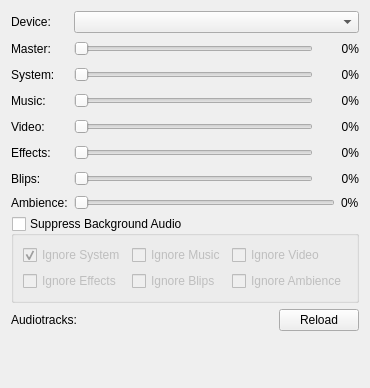
       <widget class="QWidget" name="tab_3">
        <attribute name="title">
         <string>Audio</string>
        </attribute>
        <layout class="QFormLayout" name="formLayout_8">
         <item row="0" column="0" colspan="2">
          <layout class="QFormLayout" name="formLayout_2">
           <item row="0" column="0">
            <widget class="QLabel" name="device_label">
             <property name="text">
              <string>Device:</string>
             </property>
            </widget>
           </item>
           <item row="0" column="1">
            <widget class="QComboBox" name="device"/>
           </item>
           <item row="1" column="0">
            <widget class="QLabel" name="master_label">
             <property name="text">
              <string>Master:</string>
             </property>
            </widget>
           </item>
           <item row="1" column="1">
            <layout class="QHBoxLayout" name="master_layout">
             <item>
              <widget class="QSlider" name="master">
               <property name="sizePolicy">
                <sizepolicy hsizetype="Expanding" vsizetype="Preferred">
                 <horstretch>0</horstretch>
                 <verstretch>0</verstretch>
                </sizepolicy>
               </property>
               <property name="minimumSize">
                <size>
                 <width>0</width>
                 <height>20</height>
                </size>
               </property>
               <property name="maximum">
                <number>100</number>
               </property>
               <property name="orientation">
                <enum>Qt::Horizontal</enum>
               </property>
              </widget>
             </item>
             <item>
              <widget class="QLabel" name="master_value">
               <property name="minimumSize">
                <size>
                 <width>40</width>
                 <height>0</height>
                </size>
               </property>
               <property name="sizeIncrement">
                <size>
                 <width>40</width>
                 <height>0</height>
                </size>
               </property>
               <property name="text">
                <string>0%</string>
               </property>
               <property name="alignment">
                <set>Qt::AlignRight|Qt::AlignTrailing|Qt::AlignVCenter</set>
               </property>
              </widget>
             </item>
            </layout>
           </item>
           <item row="2" column="0">
            <widget class="QLabel" name="system_label">
             <property name="text">
              <string>System:</string>
             </property>
            </widget>
           </item>
           <item row="2" column="1">
            <layout class="QHBoxLayout" name="system_layout">
             <item>
              <widget class="QSlider" name="system">
               <property name="sizePolicy">
                <sizepolicy hsizetype="Expanding" vsizetype="Preferred">
                 <horstretch>0</horstretch>
                 <verstretch>0</verstretch>
                </sizepolicy>
               </property>
               <property name="minimumSize">
                <size>
                 <width>0</width>
                 <height>20</height>
                </size>
               </property>
               <property name="maximum">
                <number>100</number>
               </property>
               <property name="orientation">
                <enum>Qt::Horizontal</enum>
               </property>
              </widget>
             </item>
             <item>
              <widget class="QLabel" name="system_value">
               <property name="minimumSize">
                <size>
                 <width>40</width>
                 <height>0</height>
                </size>
               </property>
               <property name="sizeIncrement">
                <size>
                 <width>40</width>
                 <height>0</height>
                </size>
               </property>
               <property name="text">
                <string>0%</string>
               </property>
               <property name="alignment">
                <set>Qt::AlignRight|Qt::AlignTrailing|Qt::AlignVCenter</set>
               </property>
              </widget>
             </item>
            </layout>
           </item>
           <item row="3" column="0">
            <widget class="QLabel" name="music_label">
             <property name="text">
              <string>Music:</string>
             </property>
            </widget>
           </item>
           <item row="3" column="1">
            <layout class="QHBoxLayout" name="music_layout">
             <item>
              <widget class="QSlider" name="music">
               <property name="sizePolicy">
                <sizepolicy hsizetype="Expanding" vsizetype="Preferred">
                 <horstretch>0</horstretch>
                 <verstretch>0</verstretch>
                </sizepolicy>
               </property>
               <property name="minimumSize">
                <size>
                 <width>0</width>
                 <height>20</height>
                </size>
               </property>
               <property name="maximum">
                <number>100</number>
               </property>
               <property name="orientation">
                <enum>Qt::Horizontal</enum>
               </property>
              </widget>
             </item>
             <item>
              <widget class="QLabel" name="music_value">
               <property name="minimumSize">
                <size>
                 <width>40</width>
                 <height>0</height>
                </size>
               </property>
               <property name="sizeIncrement">
                <size>
                 <width>40</width>
                 <height>0</height>
                </size>
               </property>
               <property name="text">
                <string>0%</string>
               </property>
               <property name="alignment">
                <set>Qt::AlignRight|Qt::AlignTrailing|Qt::AlignVCenter</set>
               </property>
              </widget>
             </item>
            </layout>
           </item>
           <item row="4" column="0">
            <widget class="QLabel" name="effects_label_2">
             <property name="text">
              <string>Video:</string>
             </property>
            </widget>
           </item>
           <item row="4" column="1">
            <layout class="QHBoxLayout" name="video_layout">
             <item>
              <widget class="QSlider" name="video">
               <property name="sizePolicy">
                <sizepolicy hsizetype="Expanding" vsizetype="Preferred">
                 <horstretch>0</horstretch>
                 <verstretch>0</verstretch>
                </sizepolicy>
               </property>
               <property name="minimumSize">
                <size>
                 <width>0</width>
                 <height>20</height>
                </size>
               </property>
               <property name="maximum">
                <number>100</number>
               </property>
               <property name="orientation">
                <enum>Qt::Horizontal</enum>
               </property>
              </widget>
             </item>
             <item>
              <widget class="QLabel" name="video_value">
               <property name="minimumSize">
                <size>
                 <width>40</width>
                 <height>0</height>
                </size>
               </property>
               <property name="text">
                <string>0%</string>
               </property>
               <property name="alignment">
                <set>Qt::AlignRight|Qt::AlignTrailing|Qt::AlignVCenter</set>
               </property>
              </widget>
             </item>
            </layout>
           </item>
           <item row="5" column="0">
            <widget class="QLabel" name="effects_label">
             <property name="text">
              <string>Effects:</string>
             </property>
            </widget>
           </item>
           <item row="5" column="1">
            <layout class="QHBoxLayout" name="effect_layout">
             <item>
              <widget class="QSlider" name="effect">
               <property name="sizePolicy">
                <sizepolicy hsizetype="Expanding" vsizetype="Preferred">
                 <horstretch>0</horstretch>
                 <verstretch>0</verstretch>
                </sizepolicy>
               </property>
               <property name="minimumSize">
                <size>
                 <width>0</width>
                 <height>20</height>
                </size>
               </property>
               <property name="maximum">
                <number>100</number>
               </property>
               <property name="orientation">
                <enum>Qt::Horizontal</enum>
               </property>
              </widget>
             </item>
             <item>
              <widget class="QLabel" name="effect_value">
               <property name="minimumSize">
                <size>
                 <width>40</width>
                 <height>0</height>
                </size>
               </property>
               <property name="text">
                <string>0%</string>
               </property>
               <property name="alignment">
                <set>Qt::AlignRight|Qt::AlignTrailing|Qt::AlignVCenter</set>
               </property>
              </widget>
             </item>
            </layout>
           </item>
           <item row="6" column="0">
            <widget class="QLabel" name="blips_label">
             <property name="text">
              <string>Blips:</string>
             </property>
            </widget>
           </item>
           <item row="6" column="1">
            <layout class="QHBoxLayout" name="blip_layout">
             <item>
              <widget class="QSlider" name="blip">
               <property name="sizePolicy">
                <sizepolicy hsizetype="Expanding" vsizetype="Preferred">
                 <horstretch>0</horstretch>
                 <verstretch>0</verstretch>
                </sizepolicy>
               </property>
               <property name="minimumSize">
                <size>
                 <width>0</width>
                 <height>20</height>
                </size>
               </property>
               <property name="maximum">
                <number>100</number>
               </property>
               <property name="orientation">
                <enum>Qt::Horizontal</enum>
               </property>
              </widget>
             </item>
             <item>
              <widget class="QLabel" name="blip_value">
               <property name="minimumSize">
                <size>
                 <width>40</width>
                 <height>0</height>
                </size>
               </property>
               <property name="text">
                <string>0%</string>
               </property>
               <property name="alignment">
                <set>Qt::AlignRight|Qt::AlignTrailing|Qt::AlignVCenter</set>
               </property>
              </widget>
             </item>
            </layout>
           </item>
           <item row="7" column="1">
            <layout class="QHBoxLayout" name="ambience_layout">
             <item>
              <widget class="QSlider" name="ambience">
               <property name="orientation">
                <enum>Qt::Horizontal</enum>
               </property>
              </widget>
             </item>
             <item>
              <widget class="QLabel" name="ambience_value">
               <property name="text">
                <string>0%</string>
               </property>
              </widget>
             </item>
            </layout>
           </item>
           <item row="7" column="0">
            <widget class="QLabel" name="ambience_label">
             <property name="text">
              <string>Ambience:</string>
             </property>
            </widget>
           </item>
          </layout>
         </item>
         <item row="1" column="0" colspan="2">
          <widget class="QGroupBox" name="suppress_background_audio">
           <property name="toolTip">
            <string>&lt;html&gt;&lt;head/&gt;&lt;body&gt;&lt;p&gt;If enabled, audio will be temporarily suppressed when the client is not in focus.&lt;br/&gt;&lt;br/&gt;This option is never applied to the System audio channel.&lt;/p&gt;&lt;/body&gt;&lt;/html&gt;</string>
           </property>
           <property name="title">
            <string>Suppress Background Audio</string>
           </property>
           <property name="checkable">
            <bool>true</bool>
           </property>
           <property name="checked">
            <bool>false</bool>
           </property>
           <layout class="QGridLayout" name="gridLayout_2">
            <item row="0" column="0">
             <widget class="QCheckBox" name="system_ignore_suppression">
              <property name="enabled">
               <bool>false</bool>
              </property>
              <property name="toolTip">
               <string>&lt;html&gt;&lt;head/&gt;&lt;body&gt;&lt;p&gt;If enabled, the audio channel will not be suppressed when the option [&lt;font style=&quot; color:#0000ff;&quot;&gt;Suppress Background Audio&lt;/font&gt;] is enabled and activated.&lt;/p&gt;&lt;/body&gt;&lt;/html&gt;</string>
              </property>
              <property name="text">
               <string>Ignore System</string>
              </property>
              <property name="checkable">
               <bool>true</bool>
              </property>
              <property name="checked">
               <bool>true</bool>
              </property>
             </widget>
            </item>
            <item row="1" column="0">
             <widget class="QCheckBox" name="effect_ignore_suppression">
              <property name="toolTip">
               <string>&lt;html&gt;&lt;head/&gt;&lt;body&gt;&lt;p&gt;If enabled, the audio channel will not be suppressed when the option [&lt;font style=&quot; color:#0000ff;&quot;&gt;Suppress Background Audio&lt;/font&gt;] is enabled and activated.&lt;/p&gt;&lt;/body&gt;&lt;/html&gt;</string>
              </property>
              <property name="text">
               <string>Ignore Effects</string>
              </property>
             </widget>
            </item>
            <item row="0" column="1">
             <widget class="QCheckBox" name="music_ignore_suppression">
              <property name="toolTip">
               <string>&lt;html&gt;&lt;head/&gt;&lt;body&gt;&lt;p&gt;If enabled, the audio channel will not be suppressed when the option [&lt;span style=&quot; color:#0000ff;&quot;&gt;Suppress Background Audio&lt;/span&gt;] is enabled and activated.&lt;/p&gt;&lt;/body&gt;&lt;/html&gt;</string>
              </property>
              <property name="text">
               <string>Ignore Music</string>
              </property>
             </widget>
            </item>
            <item row="0" column="2">
             <widget class="QCheckBox" name="video_ignore_suppression">
              <property name="toolTip">
               <string>&lt;html&gt;&lt;head/&gt;&lt;body&gt;&lt;p&gt;If enabled, the audio channel will not be suppressed when the option [&lt;span style=&quot; color:#0000ff;&quot;&gt;Suppress Background Audio&lt;/span&gt;] is enabled and activated.&lt;/p&gt;&lt;/body&gt;&lt;/html&gt;</string>
              </property>
              <property name="text">
               <string>Ignore Video</string>
              </property>
             </widget>
            </item>
            <item row="1" column="1">
             <widget class="QCheckBox" name="blip_ignore_suppression">
              <property name="toolTip">
               <string>&lt;html&gt;&lt;head/&gt;&lt;body&gt;&lt;p&gt;If enabled, the audio channel will not be suppressed when the option [&lt;font style=&quot; color:#0000ff;&quot;&gt;Suppress Background Audio&lt;/font&gt;] is enabled and activated.&lt;/p&gt;&lt;/body&gt;&lt;/html&gt;</string>
              </property>
              <property name="text">
               <string>Ignore Blips</string>
              </property>
             </widget>
            </item>
            <item row="1" column="2">
             <widget class="QCheckBox" name="ambience_ignore_suppression">
              <property name="text">
               <string>Ignore Ambience</string>
              </property>
             </widget>
            </item>
           </layout>
          </widget>
         </item>
         <item row="2" column="1">
          <layout class="QHBoxLayout" name="horizontalLayout_7">
           <item>
            <spacer name="horizontalSpacer_3">
             <property name="orientation">
              <enum>Qt::Horizontal</enum>
             </property>
             <property name="sizeHint" stdset="0">
              <size>
               <width>40</width>
               <height>20</height>
              </size>
             </property>
            </spacer>
           </item>
           <item>
            <widget class="QPushButton" name="reload_audiotracks">
             <property name="text">
              <string>Reload</string>
             </property>
            </widget>
           </item>
          </layout>
         </item>
         <item row="4" column="0" colspan="2">
          <spacer name="verticalSpacer_3">
           <property name="orientation">
            <enum>Qt::Vertical</enum>
           </property>
           <property name="sizeHint" stdset="0">
            <size>
             <width>20</width>
             <height>40</height>
            </size>
           </property>
          </spacer>
         </item>
         <item row="2" column="0">
          <widget class="QLabel" name="label">
           <property name="text">
            <string>Audiotracks:</string>
           </property>
          </widget>
         </item>
        </layout>
       </widget>
